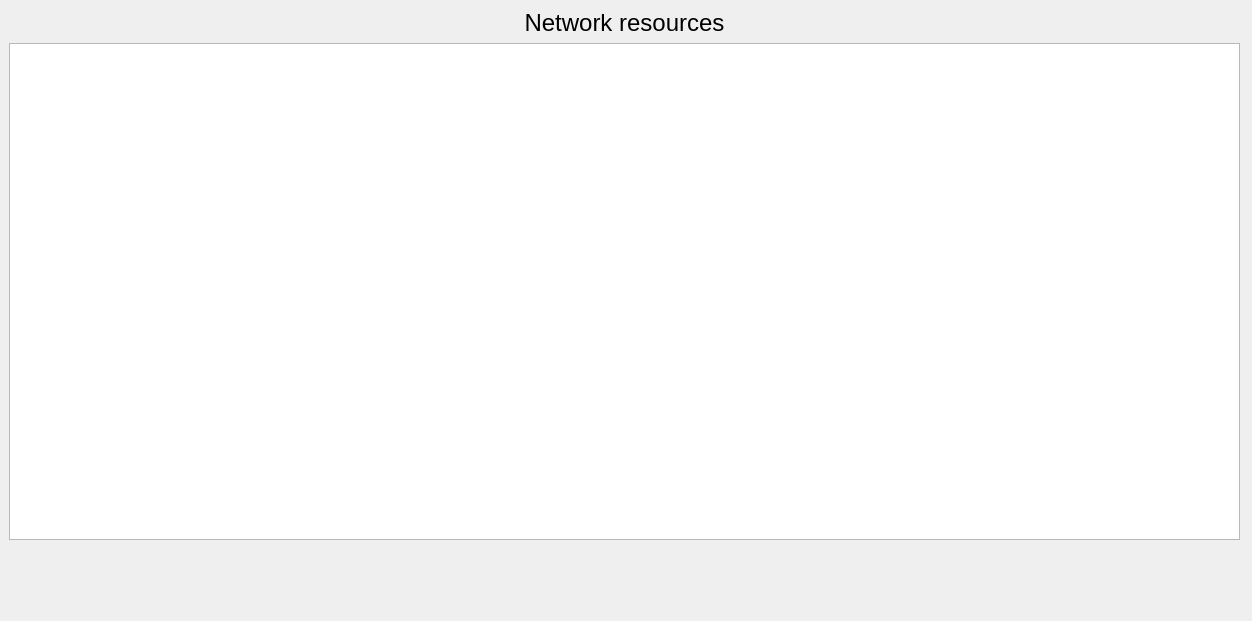
<?xml version="1.0" encoding="UTF-8"?>
<ui version="4.0">
 <class>CSharesListDialog</class>
 <widget class="QDialog" name="CSharesListDialog">
  <property name="geometry">
   <rect>
    <x>0</x>
    <y>0</y>
    <width>1252</width>
    <height>621</height>
   </rect>
  </property>
  <property name="windowTitle">
   <string>Dialog</string>
  </property>
  <widget class="QWidget" name="verticalLayoutWidget">
   <property name="geometry">
    <rect>
     <x>9</x>
     <y>9</y>
     <width>1231</width>
     <height>531</height>
    </rect>
   </property>
   <layout class="QVBoxLayout" name="verticalLayout">
    <property name="spacing">
     <number>6</number>
    </property>
    <item>
     <widget class="QLabel" name="title">
      <property name="font">
       <font>
        <pointsize>18</pointsize>
       </font>
      </property>
      <property name="text">
       <string>Network resources</string>
      </property>
      <property name="alignment">
       <set>Qt::AlignCenter</set>
      </property>
     </widget>
    </item>
    <item>
     <layout class="QHBoxLayout" name="horizontalLayout">
      <item>
       <widget class="QListWidget" name="sharesList"/>
      </item>
     </layout>
    </item>
   </layout>
  </widget>
 </widget>
 <resources/>
 <connections/>
</ui>
